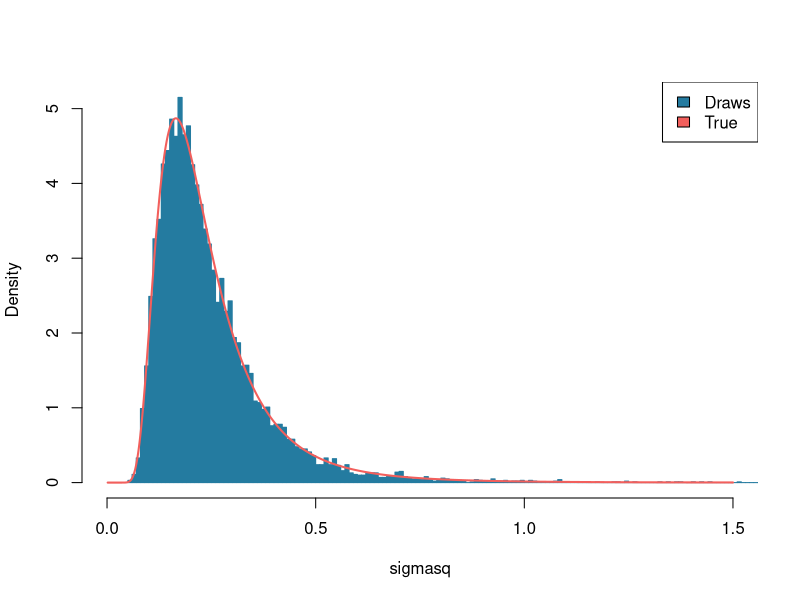
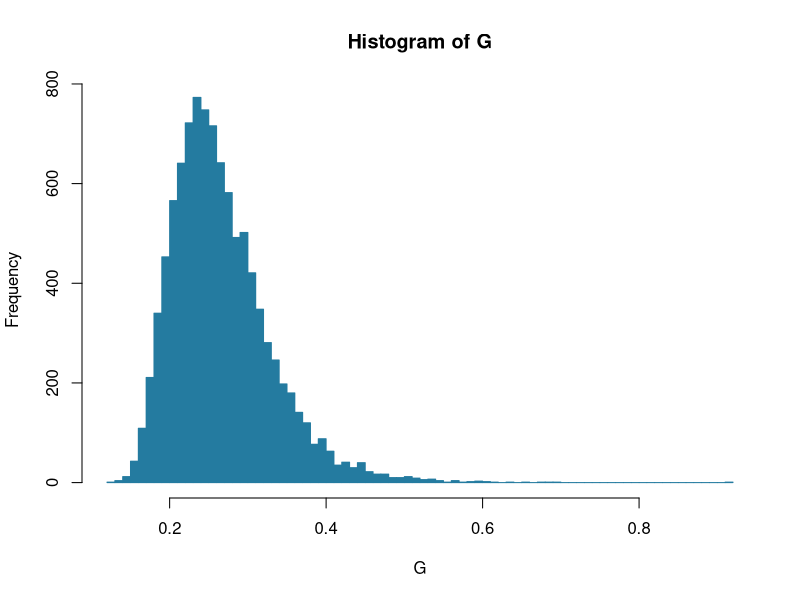

Here is the R script that generated these plots, in order:
#require('geoR')
col1 = '#247ba0'
col2 = '#f25f5c'
imgw = 9
imgh = 6

mu = 3.5
obs = c(14, 25, 45, 25, 30, 33, 19, 50, 34, 67)
n = length(obs)

tausq = sum((log(obs) - mu)^2) / (n)

chiDraw = function(nDraws){
  draws = rchisq(nDraws, n)
  sigmasq = n * tausq / draws
  return (sigmasq)
}

nDraws = 10000
sigmasq = chiDraw(nDraws)

s = seq(0, 1.5, length.out = 1000)
exp_part = exp( ((-n*tausq) / (2*s)) ) / (s^(1+n/2))
constant = ((tausq * n/2)^(n/2)) / (factorial(n/2-1))
CDF = constant * exp_part

pdf('plots/chi-squared.pdf', width=imgw, height=imgh)
  hist(sigmasq, 500, col=col1, border=col1, main='', freq=FALSE, xlim=c(0,1.5))
  # Dependent on geoR
  #lines(s, dinvchisq(s, n, tausq), col=col2, lwd=3)
  # Calculated by hand
  lines(s, CDF, col=col2, lwd=2)
  legend('topright', c('Draws', 'True'), fill=c(col1, col2))
dev.off()

## 2.b Gini
G = function(sigmasq) {
  return (2 * ecdf(sqrt(sigmasq/2)) - 1)
}

#sapply(sigmasq, G)

vals = sqrt(sigmasq/2)
G = 2*pnorm(vals)-1

pdf('plots/g.pdf', width=imgw, height=imgh)
  hist(G, 100, col=col1, border=col1)
dev.off()
